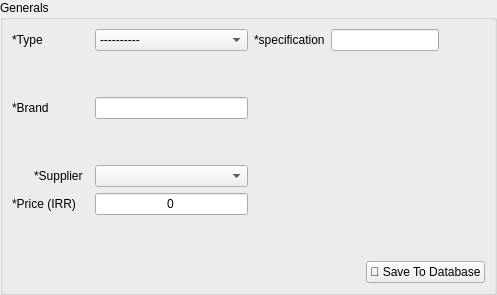
      <widget class="QWidget" name="generals">
       <layout class="QGridLayout" name="gridLayout_17">
        <property name="leftMargin">
         <number>0</number>
        </property>
        <property name="topMargin">
         <number>0</number>
        </property>
        <property name="rightMargin">
         <number>0</number>
        </property>
        <property name="bottomMargin">
         <number>0</number>
        </property>
        <item row="0" column="0">
         <widget class="QGroupBox" name="groupBox_8">
          <property name="title">
           <string>Generals</string>
          </property>
          <layout class="QGridLayout" name="gridLayout_16">
           <item row="1" column="4">
            <widget class="QLabel" name="general_spec_label">
             <property name="text">
              <string>*specification</string>
             </property>
            </widget>
           </item>
           <item row="2" column="3">
            <spacer name="verticalSpacer_22">
             <property name="orientation">
              <enum>Qt::Vertical</enum>
             </property>
             <property name="sizeType">
              <enum>QSizePolicy::Minimum</enum>
             </property>
             <property name="sizeHint" stdset="0">
              <size>
               <width>20</width>
               <height>40</height>
              </size>
             </property>
            </spacer>
           </item>
           <item row="1" column="3">
            <widget class="QComboBox" name="general_type">
             <property name="maximumSize">
              <size>
               <width>184</width>
               <height>16777215</height>
              </size>
             </property>
             <item>
              <property name="text">
               <string>----------</string>
              </property>
             </item>
             <item>
              <property name="text">
               <string>Griin Bagfilter Cards</string>
              </property>
             </item>
             <item>
              <property name="text">
               <string>Touch Panel</string>
              </property>
             </item>
             <item>
              <property name="text">
               <string>MCB</string>
              </property>
             </item>
             <item>
              <property name="text">
               <string>Terminal</string>
              </property>
             </item>
             <item>
              <property name="text">
               <string>DO Module</string>
              </property>
             </item>
             <item>
              <property name="text">
               <string>DI Module</string>
              </property>
             </item>
             <item>
              <property name="text">
               <string>AO Module</string>
              </property>
             </item>
             <item>
              <property name="text">
               <string>AI Module</string>
              </property>
             </item>
             <item>
              <property name="text">
               <string>Front Connector</string>
              </property>
             </item>
             <item>
              <property name="text">
               <string>Contactor Aux Contact</string>
              </property>
             </item>
             <item>
              <property name="text">
               <string>MCCB Aux Contact</string>
              </property>
             </item>
             <item>
              <property name="text">
               <string>MPCB Aux Contact</string>
              </property>
             </item>
             <item>
              <property name="text">
               <string>Button</string>
              </property>
             </item>
             <item>
              <property name="text">
               <string>Selector Switch</string>
              </property>
             </item>
             <item>
              <property name="text">
               <string>Signal Lamp</string>
              </property>
             </item>
             <item>
              <property name="text">
               <string>Power Outlet</string>
              </property>
             </item>
             <item>
              <property name="text">
               <string>Relay</string>
              </property>
             </item>
             <item>
              <property name="text">
               <string>Gland</string>
              </property>
             </item>
             <item>
              <property name="text">
               <string>Screw</string>
              </property>
             </item>
             <item>
              <property name="text">
               <string>Ladder Connector</string>
              </property>
             </item>
             <item>
              <property name="text">
               <string>Tray Connector</string>
              </property>
             </item>
             <item>
              <property name="text">
               <string>Support U</string>
              </property>
             </item>
             <item>
              <property name="text">
               <string>Support L</string>
              </property>
             </item>
             <item>
              <property name="text">
               <string>Flexible Conduit Fixer</string>
              </property>
             </item>
             <item>
              <property name="text">
               <string>Cable Shoe</string>
              </property>
             </item>
             <item>
              <property name="text">
               <string>Cable Tyrap</string>
              </property>
             </item>
             <item>
              <property name="text">
               <string>Cable MetalTag</string>
              </property>
             </item>
            </widget>
           </item>
           <item row="5" column="1">
            <widget class="QLabel" name="label_59">
             <property name="maximumSize">
              <size>
               <width>51</width>
               <height>16777215</height>
              </size>
             </property>
             <property name="text">
              <string>*Supplier</string>
             </property>
            </widget>
           </item>
           <item row="3" column="3">
            <widget class="QLineEdit" name="general_brand">
             <property name="minimumSize">
              <size>
               <width>150</width>
               <height>0</height>
              </size>
             </property>
             <property name="maximumSize">
              <size>
               <width>184</width>
               <height>16777215</height>
              </size>
             </property>
             <property name="alignment">
              <set>Qt::AlignCenter</set>
             </property>
            </widget>
           </item>
           <item row="1" column="5">
            <widget class="QLineEdit" name="general_spec_entry">
             <property name="minimumSize">
              <size>
               <width>80</width>
               <height>0</height>
              </size>
             </property>
             <property name="alignment">
              <set>Qt::AlignCenter</set>
             </property>
            </widget>
           </item>
           <item row="7" column="3">
            <widget class="QLineEdit" name="general_price">
             <property name="maximumSize">
              <size>
               <width>184</width>
               <height>16777215</height>
              </size>
             </property>
             <property name="text">
              <string>0</string>
             </property>
             <property name="alignment">
              <set>Qt::AlignCenter</set>
             </property>
            </widget>
           </item>
           <item row="3" column="0" colspan="2">
            <widget class="QLabel" name="label_62">
             <property name="maximumSize">
              <size>
               <width>73</width>
               <height>16777215</height>
              </size>
             </property>
             <property name="text">
              <string>*Brand</string>
             </property>
            </widget>
           </item>
           <item row="9" column="5" colspan="2" alignment="Qt::AlignRight">
            <widget class="QPushButton" name="general_save_btn">
             <property name="maximumSize">
              <size>
               <width>150</width>
               <height>16777215</height>
              </size>
             </property>
             <property name="text">
              <string>💾 Save To Database</string>
             </property>
            </widget>
           </item>
           <item row="5" column="3">
            <widget class="QComboBox" name="general_supplier">
             <property name="maximumSize">
              <size>
               <width>184</width>
               <height>16777215</height>
              </size>
             </property>
            </widget>
           </item>
           <item row="4" column="3">
            <spacer name="verticalSpacer_21">
             <property name="orientation">
              <enum>Qt::Vertical</enum>
             </property>
             <property name="sizeType">
              <enum>QSizePolicy::Minimum</enum>
             </property>
             <property name="sizeHint" stdset="0">
              <size>
               <width>20</width>
               <height>40</height>
              </size>
             </property>
            </spacer>
           </item>
           <item row="1" column="0" colspan="2">
            <widget class="QLabel" name="label_60">
             <property name="maximumSize">
              <size>
               <width>73</width>
               <height>16777215</height>
              </size>
             </property>
             <property name="text">
              <string>*Type</string>
             </property>
            </widget>
           </item>
           <item row="8" column="4">
            <spacer name="verticalSpacer_10">
             <property name="orientation">
              <enum>Qt::Vertical</enum>
             </property>
             <property name="sizeHint" stdset="0">
              <size>
               <width>20</width>
               <height>40</height>
              </size>
             </property>
            </spacer>
           </item>
           <item row="5" column="0">
            <widget class="QPushButton" name="general_add_supplier_btn">
             <property name="maximumSize">
              <size>
               <width>16</width>
               <height>16</height>
              </size>
             </property>
             <property name="styleSheet">
              <string notr="true">QPushButton {
    background-color: rgba(0, 0, 0, 0); /* Fully transparent background */
    border: none;                      /* Optional: remove the border */
}
QPushButton:hover {
	color: #d3dae3;
	padding: 2px;
	background-color: #F77F00;
}

QPushButton:pressed {
	color: #d3dae3;
	padding: 2px;
	background-color: #F77F00;
}
QPushButton:pressed {
	color: #d3dae3;
	padding: 2px;
	background-color: #2c2f2f;
}</string>
             </property>
             <property name="text">
              <string/>
             </property>
             <property name="icon">
              <iconset>
               <normaloff>../../assets/plus.png</normaloff>../../assets/plus.png</iconset>
             </property>
            </widget>
           </item>
           <item row="1" column="6">
            <spacer name="horizontalSpacer_15">
             <property name="orientation">
              <enum>Qt::Horizontal</enum>
             </property>
             <property name="sizeHint" stdset="0">
              <size>
               <width>40</width>
               <height>20</height>
              </size>
             </property>
            </spacer>
           </item>
           <item row="7" column="0" colspan="3">
            <widget class="QLabel" name="label_63">
             <property name="maximumSize">
              <size>
               <width>73</width>
               <height>16777215</height>
              </size>
             </property>
             <property name="text">
              <string>*Price (IRR)</string>
             </property>
            </widget>
           </item>
           <item row="3" column="4" colspan="3">
            <spacer name="horizontalSpacer_8">
             <property name="orientation">
              <enum>Qt::Horizontal</enum>
             </property>
             <property name="sizeType">
              <enum>QSizePolicy::Expanding</enum>
             </property>
             <property name="sizeHint" stdset="0">
              <size>
               <width>40</width>
               <height>20</height>
              </size>
             </property>
            </spacer>
           </item>
          </layout>
         </widget>
        </item>
       </layout>
      </widget>
